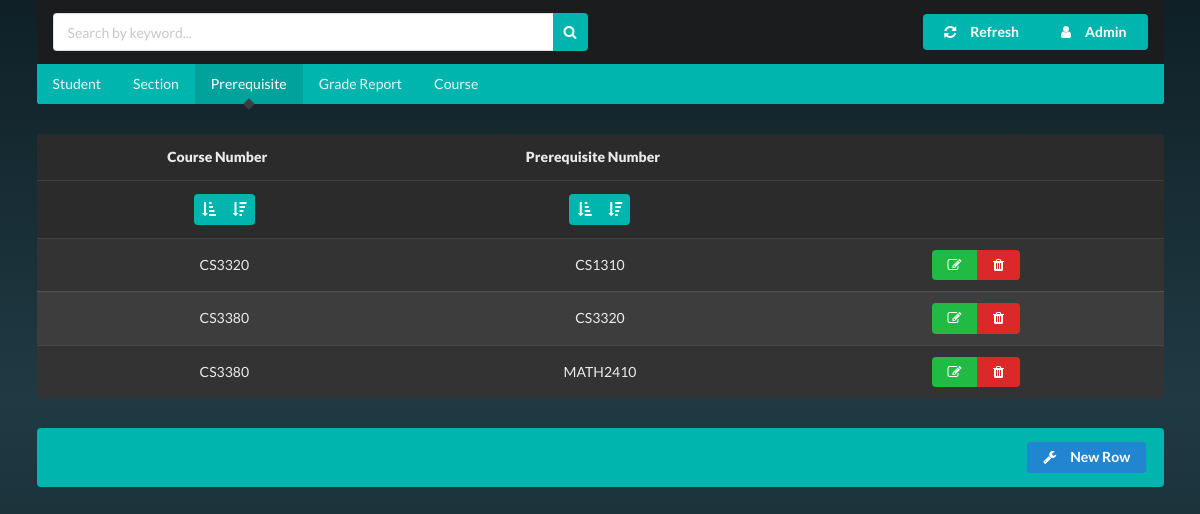
/index.php?mn=2, run on the app's committed database.
### tables this page shows
CREATE TABLE IF NOT EXISTS `prerequisite` 
(
	`course_number` varchar(10) NOT NULL,
	`prerequisite_number` varchar(10) NOT NULL
);

### index.php (the view, shortened to what this page needs)
<?php
$con = (require_once './php/connection.php');
$mn = intval(filter_input(INPUT_GET, "mn"));
$cn = intval(filter_input(INPUT_GET, "cn"));
$table = mysqli_query($con, "SHOW TABLES ");
while($result = mysqli_fetch_array($table))
{
    $tableArray[] = $result['0'];
    $headerArray[] = ucwords(str_replace("_", " ", $result['0']));
}
rsort($tableArray);
rsort($headerArray);
$table_name = $tableArray[$mn];
$column = mysqli_query($con, "SHOW COLUMNS FROM $table_name");
while($result = mysqli_fetch_array($column))
{
	$displayFields[] = ucwords(str_replace("_", " ", $result['0']));
	$fields[] = $result['0'];
}
$isSearchMode = false;
if(isset($_POST['keyword_search']))
{
	$isSearchMode = true;
	$data2dArr = array();
	$toSearch = str_replace(" ", "|", filter_input(INPUT_POST, "keyword_search"));
	$toSearch = ' REGEXP "' . $toSearch . '"';
	$searchQuery = implode($toSearch . ' OR ', $fields) . $toSearch;
	if(isset($_GET['desc']))
	{
		$sortedResult = mysqli_query($con, "SELECT * FROM $table_name WHERE $searchQuery ORDER BY $fields[$cn] DESC");
	}
	else
	{
		$sortedResult = mysqli_query($con, "SELECT * FROM $table_name WHERE $searchQuery ORDER BY $fields[$cn]");
	}
}
else
{
	$data2dArr = array();
	if(isset($_GET['desc']))
	{
		$sortedResult = mysqli_query($con, "SELECT * FROM $table_name ORDER BY $fields[$cn] DESC");
	}
	else
	{
		$sortedResult = mysqli_query($con, "SELECT * FROM $table_name ORDER BY $fields[$cn]");
	}
}
$isDataEmpty = false;
if(mysqli_num_rows($sortedResult) > 0)
{
    while($line = mysqli_fetch_array($sortedResult, MYSQLI_ASSOC))
    {
        $i = 0;
        foreach($line as $col_value)
        {
            $data2dArr[$i][] = $col_value;
            $i++;
        }
    }
}
else
{
    $isDataEmpty = true;
}
?>
<!DOCTYPE html>
<html>
	<head>
		<link rel="stylesheet" href="https://cdnjs.cloudflare.com/ajax/libs/semantic-ui/2.4.1/semantic.min.css"/>
		<link rel="stylesheet" href="https://cdnjs.cloudflare.com/ajax/libs/font-awesome/4.7.0/css/font-awesome.min.css">
		<link rel="stylesheet" type="text/css" href="css/main.css" />
	</head>
	<body id="main-background" class="dimmable">
		<div class="ui container">
                <div class="ui borderless stackable no-bottom-border-radius no-margin inverted menu">
					<div class="item">
						<form class="max-width" action="index.php?mn=<?php echo $mn?>&cn=<?php echo $cn?>" method="POST">
							<div class="ui action max-width input">
								<input class="search-bar" type="text" name="keyword_search" placeholder="Search by keyword...">
								<button class="ui teal icon button" type="submit">
									<i class="fa fa-search"></i>
								</button>
							</div>
						</form>
					</div>
            		<div class="right menu">
                    	<div class="item">
							<div class="ui buttons">
								<button class="ui teal button" onclick="window.location.href = 'index.php?mn=<?php echo $mn?>&cn=<?php echo $cn?>'">
									<i class="fa fa-refresh"></i>&emsp;Refresh
								</button>
								<button class="ui teal button" onclick="window.location.href = './php/admin.php'">
									<i class="fa fa-user"></i>&emsp;Admin
								</button>
							</div>
                    	</div>
                    </div>
            	</div>
			<div class="ui borderless stackable no-top-border-radius no-margin inverted pointing teal menu">
    			<?php for($i = 0; $i < count($headerArray); $i++): ?>
                    <?php if($mn == $i): ?>
                        <a class="active item"><?php echo $headerArray[$i]; ?></a>
                    <?php else: ?>
                        <a class="item" href="index.php?mn=<?php echo $i; ?>"><?php echo $headerArray[$i]; ?></a>
                    <?php endif; ?>
                <?php endfor; ?>
			</div>
		</div>
		<div class="ui hidden divider"></div>
		<div class="ui container">
			<table class="ui selectable fixed inverted striped table">
				<thead>
					<tr class="center aligned">
						<?php for($i = 0; $i < count($displayFields); $i++): ?>
                        	<th>
                        		<strong><?php echo $displayFields[$i]; ?></strong>&emsp;
                    		</th>
                        <?php endfor; ?>
                        <th></th>
					</tr>
					<tr class="center aligned">
						<?php for($i = 0; $i < count($displayFields); $i++): ?>
                        	<th>
                        		<div class="ui buttons">
                            		<button class="ui compact teal icon button" onclick="sortCurrentField(1, <?php echo $mn; ?>, <?php echo $i; ?>)">
                                    	<i class="fa fa-sort-amount-asc"></i>
                                    </button>
                                    <button class="ui compact teal icon button" onclick="sortCurrentField(-1, <?php echo $mn; ?>, <?php echo $i; ?>)">
                                    	<i class="fa fa-sort-amount-desc"></i>
                                    </button>
                        		</div>
                    		</th>
                        <?php endfor; ?>
                        <th></th>
					</tr>
				</thead>
				<tbody>
					<?php
					if(!$isDataEmpty):
					    for($j = 0; $j < count($data2dArr[0]); $j++): ?>
					    	<tr class="center aligned">
					        <?php for($k = 0; $k < count($fields); $k++): ?>
                            	<td>
                        			<?php echo $data2dArr[$k][$j]; ?>
                            	</td>
                            <?php endfor; ?>
                                <td>
                                	<?php if(isset($_SESSION['row-edit']) && $_SESSION['row-edit'] == $j):?>
                                	<div class="ui disabled compact inverted yellow button">
                                        <i class="fa fa-cogs"></i>&emsp;Editing...
                                    </div>
                                	<?php else:?>
										<?php if($isSearchMode): ?>
										<button class="ui disabled compact inverted yellow button">
											<i class="fa fa-exclamation"></i>&emsp;Search Mode
										</button>
										<?php else: ?>
										<div class="ui buttons">
											<button class="ui compact green button" onclick="window.location.href = './php/process.php?mn=<?php echo $mn; ?>&cn=<?php echo $cn?><?php if(isset($_GET['desc'])): echo "&desc"; endif; ?>&edit=<?php echo implode(',', array_map(function($e) use($j) { return $e[$j]; }, $data2dArr)); ?>&row-edit=<?php echo $j?>';">
												<i class="fa fa-pencil-square-o"></i>
											</button>
											<button class="ui compact red button" onclick="window.location.href = './php/process.php?mn=<?php echo $mn; ?>&cn=<?php echo $cn?>&delete=<?php echo implode(',', array_map(function($e) use($j) { return $e[$j]; }, $data2dArr)); ?>';">
												<i class="fa fa-trash"></i>
											</button>
										</div>
										<?php endif;?>
                                	<?php endif;?>
                                </td>
                            </tr>
                    <?php endfor;
                    endif; ?>
				</tbody>
			</table>
		</div>
		<div class="ui hidden divider"></div>
		<div id="editor-toggle" class="ui container">
			<div class="ui right aligned inverted teal segment">
				<button class="ui compact blue button" type="submit" name="create">
                	<i class="fa fa-wrench"></i>&emsp;New Row
                </button>
			</div>
		</div>
	</body>
</html>

### css/main.css (style rules this page uses)
html { scroll-behavior: smooth; }
#main-background { background-color: #191919; background-image: linear-gradient(to top, #0F2027, #203A43, #0F2027); }
.no-margin { margin: 0 !important; }
.no-top-border-radius { border-radius: 0 0 .2rem .2rem !important; }
.no-bottom-border-radius { border-radius: .2rem .2rem 0 0 !important; }
.search-bar { width: 500px; }
.max-width { width: 100%; }

### data on the page
prerequisite: prerequisite_number "CS3320", course_number "CS3380"
prerequisite: prerequisite_number "CS1310", course_number "CS3320"

### other printed values
$headerArray[$i] "Student"
$headerArray[$i] "Section"
$headerArray[$i] "Prerequisite"
$headerArray[$i] "Grade Report"
$headerArray[$i] "Course"
$displayFields[$i] "Course Number"
$displayFields[$i] "Prerequisite Number"
$data2dArr[$k][$j] "MATH2410"
